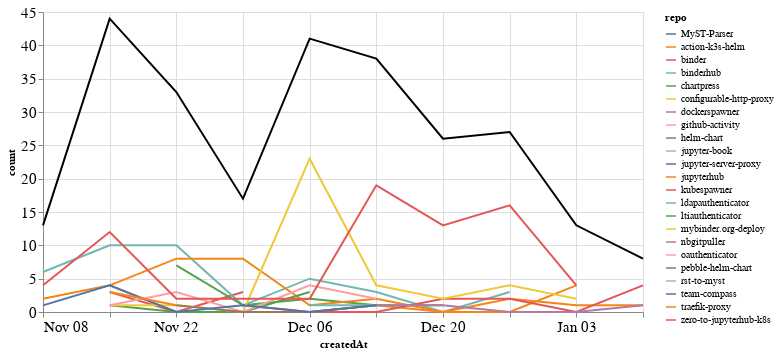

Notebook code cell kept with this figure:
### Markdown cell above
### Comments

### Code cell
comments_time = comments.groupby('repo').resample('W', on='createdAt').count()['author'].reset_index()
comments_time = comments_time.rename(columns={'author': 'count'})
comments_time_total = comments_time.groupby('createdAt').agg({"count": "sum"}).reset_index()
ch1 = alt.Chart(comments_time, width=600).mark_line().encode(
    x='createdAt',
    y='count',
    color='repo',
    tooltip="repo"
)

ch2 = alt.Chart(comments_time_total, width=600).mark_line(color="black").encode(
    x='createdAt',
    y='count',
)

ch1 + ch2

### Figure 1 — Vega-Lite specification as saved in the notebook (floating-point values rounded to 4 significant figures)
{"config": {"axisLeft": {"labelFontSize": 15}, "axisBottom": {"labelFontSize": 15}}, "layer": [{"data": {"name": "data-78af7e1bf48e3158199d689cc78e6de4"}, "mark": "line", "encoding": {"color": {"type": "nominal", "field": "repo"}, "tooltip": {"type": "nominal", "field": "repo"}, "x": {"type": "temporal", "field": "createdAt"}, "y": {"type": "quantitative", "field": "count"}}, "width": 600}, {"data": {"name": "data-e64daecd77aa8c08f920e60f3517471d"}, "mark": {"type": "line", "color": "black"}, "encoding": {"x": {"type": "temporal", "field": "createdAt"}, "y": {"type": "quantitative", "field": "count"}}, "width": 600}], "$schema": "https://vega.github.io/schema/vega-lite/v4.8.1.json", "datasets": {"data-78af7e1bf48e3158199d689cc78e6de4": [{"repo": "MyST-Parser", "createdAt": "2021-01-03T00:00:00", "count": 1}, {"repo": "action-k3s-helm", "createdAt": "2020-11-08T00:00:00", "count": 2}, {"repo": "action-k3s-helm", "createdAt": "2020-11-15T00:00:00", "count": 4}, {"repo": "action-k3s-helm", "createdAt": "2020-11-22T00:00:00", "count": 0}, {"repo": "action-k3s-helm", "createdAt": "2020-11-29T00:00:00", "count": 0}, {"repo": "action-k3s-helm", "createdAt": "2020-12-06T00:00:00", "count": 0}, {"repo": "action-k3s-helm", "createdAt": "2020-12-13T00:00:00", "count": 1}, {"repo": "action-k3s-helm", "createdAt": "2020-12-20T00:00:00", "count": 0}, {"repo": "action-k3s-helm", "createdAt": "2020-12-27T00:00:00", "count": 0}, {"repo": "action-k3s-helm", "createdAt": "2021-01-03T00:00:00", "count": 4}, {"repo": "binder", "createdAt": "2020-11-15T00:00:00", "count": 3}, {"repo": "binder", "createdAt": "2020-11-22T00:00:00", "count": 0}, {"repo": "binder", "createdAt": "2020-11-29T00:00:00", "count": 3}, {"repo": "binderhub", "createdAt": "2020-11-08T00:00:00", "count": 6}, {"repo": "binderhub", "createdAt": "2020-11-15T00:00:00", "count": 10}, {"repo": "binderhub", "createdAt": "2020-11-22T00:00:00", "count": 10}, {"repo": "binderhub", "createdAt": "2020-11-29T00:00:00", "count": 1}, {"repo": "binderhub", "createdAt": "2020-12-06T00:00:00", "count": 5}, {"repo": "binderhub", "createdAt": "2020-12-13T00:00:00", "count": 3}, {"repo": "binderhub", "createdAt": "2020-12-20T00:00:00", "count": 0}, {"repo": "binderhub", "createdAt": "2020-12-27T00:00:00", "count": 3}, {"repo": "chartpress", "createdAt": "2020-11-22T00:00:00", "count": 7}, {"repo": "chartpress", "createdAt": "2020-11-29T00:00:00", "count": 1}, {"repo": "chartpress", "createdAt": "2020-12-06T00:00:00", "count": 2}, {"repo": "chartpress", "createdAt": "2020-12-13T00:00:00", "count": 1}, {"repo": "chartpress", "createdAt": "2020-12-20T00:00:00", "count": 1}, {"repo": "configurable-http-proxy", "createdAt": "2020-11-15T00:00:00", "count": 1}, {"repo": "dockerspawner", "createdAt": "2020-12-20T00:00:00", "count": 7}, {"repo": "github-activity", "createdAt": "2020-12-13T00:00:00", "count": 1}, {"repo": "helm-chart", "createdAt": "2021-01-03T00:00:00", "count": 1}, {"repo": "jupyter-book", "createdAt": "2020-12-13T00:00:00", "count": 1}, {"repo": "jupyter-server-proxy", "createdAt": "2021-01-10T00:00:00", "count": 1}, {"repo": "jupyterhub", "createdAt": "2020-11-15T00:00:00", "count": 4}, {"repo": "jupyterhub", "createdAt": "2020-11-22T00:00:00", "count": 8}, {"repo": "jupyterhub", "createdAt": "2020-11-29T00:00:00", "count": 8}, {"repo": "jupyterhub", "createdAt": "2020-12-06T00:00:00", "count": 1}, {"repo": "jupyterhub", "createdAt": "2020-12-13T00:00:00", "count": 2}, {"repo": "jupyterhub", "createdAt": "2020-12-20T00:00:00", "count": 0}, {"repo": "jupyterhub", "createdAt": "2020-12-27T00:00:00", "count": 2}, {"repo": "jupyterhub", "createdAt": "2021-01-03T00:00:00", "count": 1}, {"repo": "jupyterhub", "createdAt": "2021-01-10T00:00:00", "count": 1}, {"repo": "kubespawner", "createdAt": "2020-11-29T00:00:00", "count": 1}, {"repo": "kubespawner", "createdAt": "2020-12-06T00:00:00", "count": 0}, {"repo": "kubespawner", "createdAt": "2020-12-13T00:00:00", "count": 0}, {"repo": "kubespawner", "createdAt": "2020-12-20T00:00:00", "count": 2}, {"repo": "kubespawner", "createdAt": "2020-12-27T00:00:00", "count": 2}, {"repo": "kubespawner", "createdAt": "2021-01-03T00:00:00", "count": 0}, {"repo": "kubespawner", "createdAt": "2021-01-10T00:00:00", "count": 4}, {"repo": "ldapauthenticator", "createdAt": "2020-12-06T00:00:00", "count": 1}, {"repo": "ldapauthenticator", "createdAt": "2020-12-13T00:00:00", "count": 1}, {"repo": "ltiauthenticator", "createdAt": "2020-11-15T00:00:00", "count": 1}, {"repo": "ltiauthenticator", "createdAt": "2020-11-22T00:00:00", "count": 0}, {"repo": "ltiauthenticator", "createdAt": "2020-11-29T00:00:00", "count": 0}, {"repo": "ltiauthenticator", "createdAt": "2020-12-06T00:00:00", "count": 3}, {"repo": "mybinder.org-deploy", "createdAt": "2020-11-15T00:00:00", "count": 1}, {"repo": "mybinder.org-deploy", "createdAt": "2020-11-22T00:00:00", "count": 1}, {"repo": "mybinder.org-deploy", "createdAt": "2020-11-29T00:00:00", "count": 0}, {"repo": "mybinder.org-deploy", "createdAt": "2020-12-06T00:00:00", "count": 23}, {"repo": "mybinder.org-deploy", "createdAt": "2020-12-13T00:00:00", "count": 4}, {"repo": "mybinder.org-deploy", "createdAt": "2020-12-20T00:00:00", "count": 2}, {"repo": "mybinder.org-deploy", "createdAt": "2020-12-27T00:00:00", "count": 4}, {"repo": "mybinder.org-deploy", "createdAt": "2021-01-03T00:00:00", "count": 2}, {"repo": "nbgitpuller", "createdAt": "2020-12-13T00:00:00", "count": 1}, {"repo": "nbgitpuller", "createdAt": "2020-12-20T00:00:00", "count": 1}, {"repo": "nbgitpuller", "createdAt": "2020-12-27T00:00:00", "count": 0}, {"repo": "nbgitpuller", "createdAt": "2021-01-03T00:00:00", "count": 0}, {"repo": "nbgitpuller", "createdAt": "2021-01-10T00:00:00", "count": 1}, {"repo": "oauthenticator", "createdAt": "2020-11-15T00:00:00", "count": 1}, {"repo": "oauthenticator", "createdAt": "2020-11-22T00:00:00", "count": 3}, {"repo": "oauthenticator", "createdAt": "2020-11-29T00:00:00", "count": 0}, {"repo": "oauthenticator", "createdAt": "2020-12-06T00:00:00", "count": 4}, {"repo": "oauthenticator", "createdAt": "2020-12-13T00:00:00", "count": 2}, {"repo": "pebble-helm-chart", "createdAt": "2020-11-22T00:00:00", "count": 1}, {"repo": "pebble-helm-chart", "createdAt": "2020-11-29T00:00:00", "count": 0}, {"repo": "pebble-helm-chart", "createdAt": "2020-12-06T00:00:00", "count": 0}, {"repo": "pebble-helm-chart", "createdAt": "2020-12-13T00:00:00", "count": 1}, {"repo": "rst-to-myst", "createdAt": "2021-01-10T00:00:00", "count": 1}, {"repo": "team-compass", "createdAt": "2020-11-08T00:00:00", "count": 1}, {"repo": "team-compass", "createdAt": "2020-11-15T00:00:00", "count": 4}, {"repo": "team-compass", "createdAt": "2020-11-22T00:00:00", "count": 0}, {"repo": "team-compass", "createdAt": "2020-11-29T00:00:00", "count": 1}, {"repo": "team-compass", "createdAt": "2020-12-06T00:00:00", "count": 0}, {"repo": "team-compass", "createdAt": "2020-12-13T00:00:00", "count": 1}, {"repo": "traefik-proxy", "createdAt": "2020-11-15T00:00:00", "count": 3}, {"repo": "traefik-proxy", "createdAt": "2020-11-22T00:00:00", "count": 1}, {"repo": "zero-to-jupyterhub-k8s", "createdAt": "2020-11-08T00:00:00", "count": 4}, {"repo": "zero-to-jupyterhub-k8s", "createdAt": "2020-11-15T00:00:00", "count": 12}, {"repo": "zero-to-jupyterhub-k8s", "createdAt": "2020-11-22T00:00:00", "count": 2}, {"repo": "zero-to-jupyterhub-k8s", "createdAt": "2020-11-29T00:00:00", "count": 2}, {"repo": "zero-to-jupyterhub-k8s", "createdAt": "2020-12-06T00:00:00", "count": 2}, {"repo": "zero-to-jupyterhub-k8s", "createdAt": "2020-12-13T00:00:00", "count": 19}, {"repo": "zero-to-jupyterhub-k8s", "createdAt": "2020-12-20T00:00:00", "count": 13}, {"repo": "zero-to-jupyterhub-k8s", "createdAt": "2020-12-27T00:00:00", "count": 16}, {"repo": "zero-to-jupyterhub-k8s", "createdAt": "2021-01-03T00:00:00", "count": 4}], "data-e64daecd77aa8c08f920e60f3517471d": [{"createdAt": "2020-11-08T00:00:00", "count": 13}, {"createdAt": "2020-11-15T00:00:00", "count": 44}, {"createdAt": "2020-11-22T00:00:00", "count": 33}, {"createdAt": "2020-11-29T00:00:00", "count": 17}, {"createdAt": "2020-12-06T00:00:00", "count": 41}, {"createdAt": "2020-12-13T00:00:00", "count": 38}, {"createdAt": "2020-12-20T00:00:00", "count": 26}, {"createdAt": "2020-12-27T00:00:00", "count": 27}, {"createdAt": "2021-01-03T00:00:00", "count": 13}, {"createdAt": "2021-01-10T00:00:00", "count": 8}]}}
